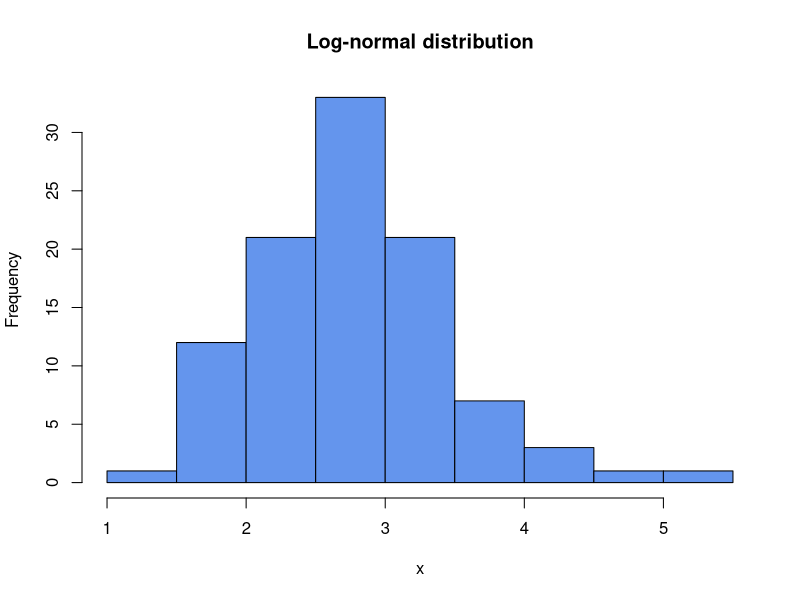
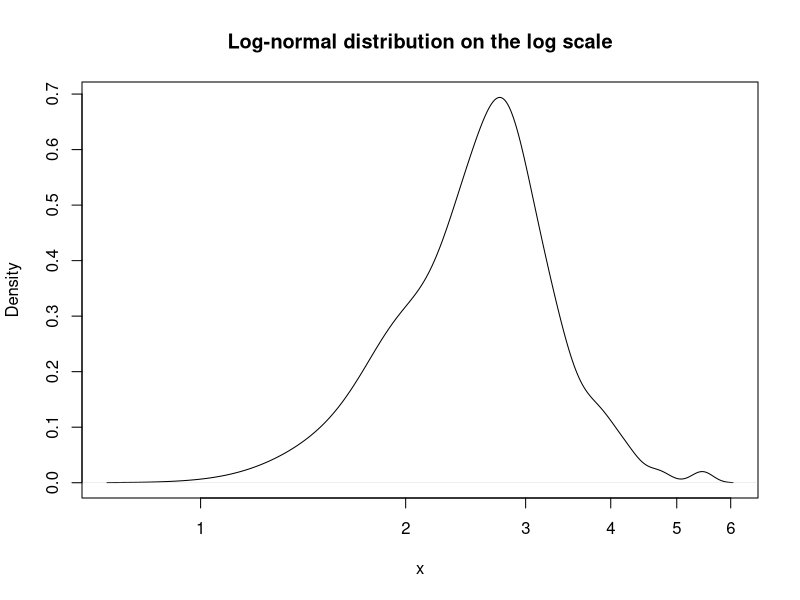

Here is the R script that generated these plots, in order:
## ---- chunk 1
s = rlnorm(n=100, meanlog=1, sdlog=0.25)
## ---- chunk 2
hist(s, breaks=10, col="cornflowerblue",
    xlab="x",
    main="Log-normal distribution")
## ---- chunk 3
plot(density(s), log="x",
    xlab="x",
    main="Log-normal distribution on the log scale")
